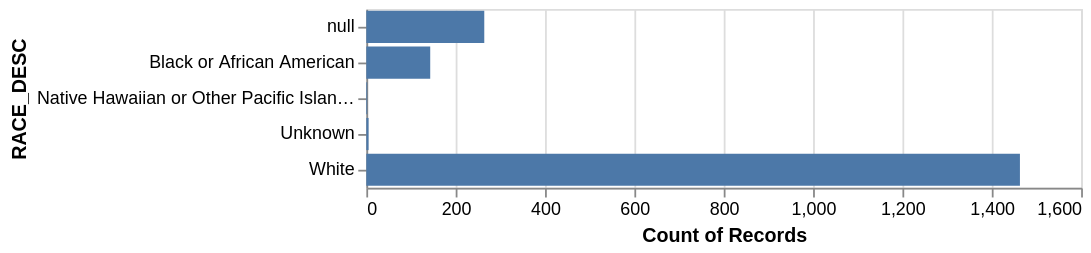

The cell this chart's notebook holds for it:
### Code cell
alt.Chart(EightCongressionalOffensesViz5).mark_bar().encode(
    x=alt.X('count(ARRESTEE_ID)'),
    y='RACE_DESC:N',
)

### Figure 1 — Vega-Lite specification as saved in the notebook (floating-point values rounded to 4 significant figures; data arrays with more than 128 entries replaced by an {"elided": "..."} marker saying what was removed)
{"config": {"view": {"continuousWidth": 400, "continuousHeight": 300}}, "data": {"name": "data-7890f4f3d391ef6b2a2066f25f4e9e83"}, "mark": "bar", "encoding": {"x": {"type": "quantitative", "aggregate": "count", "field": "ARRESTEE_ID"}, "y": {"type": "nominal", "field": "RACE_DESC"}}, "$schema": "https://vega.github.io/schema/vega-lite/v4.8.1.json", "datasets": {"data-7890f4f3d391ef6b2a2066f25f4e9e83": {"elided": "1877 records"}}}
